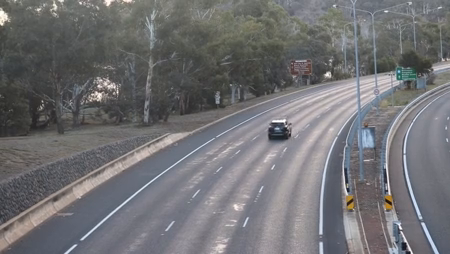
#> input picture frame 7 of raspberry_pi/daylow.mp4, 450 x 254 px
$ python reso.py
#> lines starting #> are read from the running program, lines starting #| are printed output that depends on the picture; after the words box and inside, x2 and y2 are one past the last pixel; in counts of white or black regions, pixels touching at a corner belong together
# Copyright 2019 Google LLC
#
# Licensed under the Apache License, Version 2.0 (the "License");
# you may not use this file except in compliance with the License.
# You may obtain a copy of the License at
#
#     https://www.apache.org/licenses/LICENSE-2.0
#
# Unless required by applicable law or agreed to in writing, software
# distributed under the License is distributed on an "AS IS" BASIS,
# WITHOUT WARRANTIES OR CONDITIONS OF ANY KIND, either express or implied.
# See the License for the specific language governing permissions and
# limitations under the License.

"""A demo that runs object detection on camera frames using OpenCV.

TEST_DATA=../all_models

Run face detection model:
python3 detect.py \
  --model ${TEST_DATA}/mobilenet_ssd_v2_face_quant_postprocess_edgetpu.tflite

Run coco model:
python3 detect.py \
  --model ${TEST_DATA}/mobilenet_ssd_v2_coco_quant_postprocess_edgetpu.tflite \
  --labels ${TEST_DATA}/coco_labels.txt

"""
import argparse
import cv2
import os
import time
import pprint

def main():
    default_model_dir = '../all_models'
    default_model = 'mobilenet_ssd_v2_coco_quant_postprocess_edgetpu.tflite'
    default_labels = 'coco_labels.txt'
    parser = argparse.ArgumentParser()
    parser.add_argument('--model', help='.tflite model path',
                        default=os.path.join(default_model_dir,default_model))
    parser.add_argument('--labels', help='label file path',
                        default=os.path.join(default_model_dir, default_labels))
    parser.add_argument('--top_k', type=int, default=8,
                        help='number of categories with highest score to display')
    parser.add_argument('--camera_idx', type=int, help='Index of which video source to use. ', default = 0)
    parser.add_argument('--threshold', type=float, default=0.1,
                        help='classifier score threshold')
    parser.add_argument('--file', default='daylow.mp4',
                        help='filename')
    args = parser.parse_args()

    print('Loading {} with {} labels.'.format(args.model, args.labels))
    vidname = args.file
    # [4 lines of commented-out code are left out]
    video = cv2.VideoCapture(vidname)
    #cap = cv2.VideoCapture(args.camera_idx)
    imW = video.get(cv2.CAP_PROP_FRAME_WIDTH)
    imH = video.get(cv2.CAP_PROP_FRAME_HEIGHT)

    row_size = 20  # pixels
    left_margin = 24  # pixels
    text_color = (0, 0, 255)  # red
    font_size = 1
    font_thickness = 1
    fps_avg_frame_count = 10
    # Variables to calculate FPS
    counter, fps = 0, 0
    start_time = time.time()
    data = []
    checkname = "test"
    vidname = args.file.split('.')[0]
    if not os.path.exists(f'./res/{vidname}'):
      os.mkdir(f'./res/{vidname}')

    frameSize = (500, 500)

    out = cv2.VideoWriter('output_video.avi',cv2.VideoWriter_fourcc(*'DIVX'), 60, frameSize)
    while video.isOpened():

        ret, frame = video.read()
#> frame is the input picture: shape (254, 450, 3); mean B, G, R 115.3, 112.7, 113
        if not ret:
            break
        cv2_im = frame

        counter += 1
        # Calculate the FPS
        if counter % fps_avg_frame_count == 0:
          end_time = time.time()
          fps = fps_avg_frame_count / (end_time - start_time)
          start_time = time.time()

        # Show the FPS
        fps_text = 'FPS = {:.1f}'.format(fps)
        text_location = (left_margin, row_size)
        cv2.putText(cv2_im, fps_text, text_location, cv2.FONT_HERSHEY_PLAIN,
                    font_size, text_color, font_thickness)
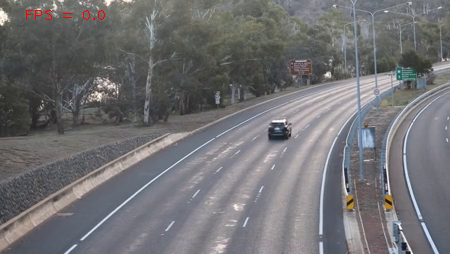
#> cv2_im: shape (254, 450, 3); 0.12% of pixels changed, all inside (x1, y1, x2, y2) = (26, 10, 105, 20)
        if counter % 10 == 0:

            filename  = f'./res/{vidname}/frame{counter}.jpg'
            out.write(cv2_im)
            cv2.imwrite(filename, cv2_im)


        if cv2.waitKey(1) & 0xFF == ord('q'):
#> (key q is pressed here)
            break

    # with open(f'./res/{checkname}{vidname}/res.txt','w') as f:
    #   f.write(pprint.pformat(data))
    print(counter)
    pprint.pprint(data)
    video.release()
    cv2.destroyAllWindows()


if __name__ == '__main__':
    main()

$ run again, starting later in the video
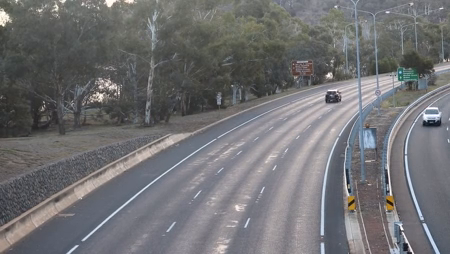
#> input picture frame 31 of raspberry_pi/daylow.mp4, 450 x 254 px
#> in main, frame is the input picture: shape (254, 450, 3); mean B, G, R 114.7, 112.5, 112.6
#> in main, `cv2.putText(cv2_im, fps_text, text_location, cv2.FONT_HERSHEY_PLAIN, f..`:
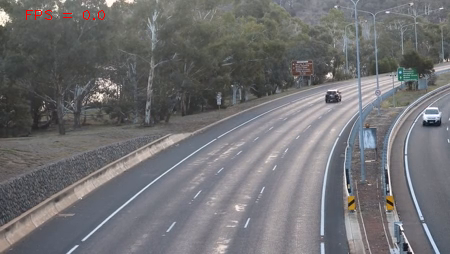
#> cv2_im: shape (254, 450, 3); 0.12% of pixels changed, all inside (x1, y1, x2, y2) = (26, 10, 105, 20)

$ run again, starting later in the video
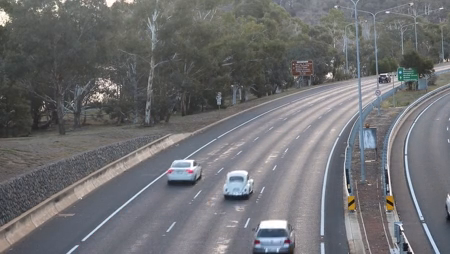
#> input picture frame 56 of raspberry_pi/daylow.mp4, 450 x 254 px
#> in main, frame is the input picture: shape (254, 450, 3); mean B, G, R 113, 110.5, 110.4
#> in main, `cv2.putText(cv2_im, fps_text, text_location, cv2.FONT_HERSHEY_PLAIN, f..`:
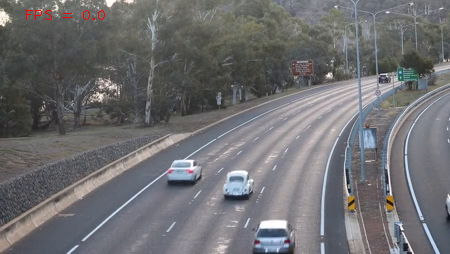
#> cv2_im: shape (254, 450, 3); 0.12% of pixels changed, all inside (x1, y1, x2, y2) = (26, 10, 105, 20)
